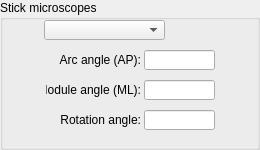
  <widget class="QGroupBox" name="Microscopes">
   <property name="geometry">
    <rect>
     <x>260</x>
     <y>520</y>
     <width>260</width>
     <height>150</height>
    </rect>
   </property>
   <property name="title">
    <string>Stick microscopes</string>
   </property>
   <widget class="QLabel" name="label_89">
    <property name="geometry">
     <rect>
      <x>46</x>
      <y>80</y>
      <width>95</width>
      <height>20</height>
     </rect>
    </property>
    <property name="sizePolicy">
     <sizepolicy hsizetype="Expanding" vsizetype="Expanding">
      <horstretch>0</horstretch>
      <verstretch>0</verstretch>
     </sizepolicy>
    </property>
    <property name="text">
     <string>Module angle (ML):</string>
    </property>
    <property name="textFormat">
     <enum>Qt::AutoText</enum>
    </property>
    <property name="alignment">
     <set>Qt::AlignRight|Qt::AlignTrailing|Qt::AlignVCenter</set>
    </property>
   </widget>
   <widget class="QComboBox" name="StickMicroscopes">
    <property name="geometry">
     <rect>
      <x>44</x>
      <y>20</y>
      <width>121</width>
      <height>20</height>
     </rect>
    </property>
    <property name="sizePolicy">
     <sizepolicy hsizetype="Expanding" vsizetype="Expanding">
      <horstretch>0</horstretch>
      <verstretch>0</verstretch>
     </sizepolicy>
    </property>
    <property name="statusTip">
     <string notr="true"/>
    </property>
    <property name="editable">
     <bool>false</bool>
    </property>
    <property name="currentIndex">
     <number>-1</number>
    </property>
    <property name="maxVisibleItems">
     <number>36</number>
    </property>
    <property name="sizeAdjustPolicy">
     <enum>QComboBox::AdjustToMinimumContentsLengthWithIcon</enum>
    </property>
   </widget>
   <widget class="QLabel" name="label_90">
    <property name="geometry">
     <rect>
      <x>50</x>
      <y>50</y>
      <width>91</width>
      <height>20</height>
     </rect>
    </property>
    <property name="sizePolicy">
     <sizepolicy hsizetype="Expanding" vsizetype="Expanding">
      <horstretch>0</horstretch>
      <verstretch>0</verstretch>
     </sizepolicy>
    </property>
    <property name="text">
     <string>Arc angle (AP):</string>
    </property>
    <property name="textFormat">
     <enum>Qt::AutoText</enum>
    </property>
    <property name="alignment">
     <set>Qt::AlignRight|Qt::AlignTrailing|Qt::AlignVCenter</set>
    </property>
   </widget>
   <widget class="QLineEdit" name="Stick_ModuleAngle">
    <property name="geometry">
     <rect>
      <x>144</x>
      <y>80</y>
      <width>71</width>
      <height>20</height>
     </rect>
    </property>
    <property name="sizePolicy">
     <sizepolicy hsizetype="Expanding" vsizetype="Expanding">
      <horstretch>0</horstretch>
      <verstretch>0</verstretch>
     </sizepolicy>
    </property>
    <property name="text">
     <string/>
    </property>
   </widget>
   <widget class="QLineEdit" name="Stick_ArcAngle">
    <property name="geometry">
     <rect>
      <x>144</x>
      <y>50</y>
      <width>71</width>
      <height>20</height>
     </rect>
    </property>
    <property name="sizePolicy">
     <sizepolicy hsizetype="Expanding" vsizetype="Expanding">
      <horstretch>0</horstretch>
      <verstretch>0</verstretch>
     </sizepolicy>
    </property>
    <property name="text">
     <string/>
    </property>
   </widget>
   <widget class="QLabel" name="label_88">
    <property name="geometry">
     <rect>
      <x>50</x>
      <y>110</y>
      <width>91</width>
      <height>20</height>
     </rect>
    </property>
    <property name="sizePolicy">
     <sizepolicy hsizetype="Expanding" vsizetype="Expanding">
      <horstretch>0</horstretch>
      <verstretch>0</verstretch>
     </sizepolicy>
    </property>
    <property name="text">
     <string>Rotation angle:</string>
    </property>
    <property name="textFormat">
     <enum>Qt::AutoText</enum>
    </property>
    <property name="alignment">
     <set>Qt::AlignRight|Qt::AlignTrailing|Qt::AlignVCenter</set>
    </property>
   </widget>
   <widget class="QLineEdit" name="Stick_RotationAngle">
    <property name="geometry">
     <rect>
      <x>144</x>
      <y>110</y>
      <width>71</width>
      <height>20</height>
     </rect>
    </property>
    <property name="sizePolicy">
     <sizepolicy hsizetype="Expanding" vsizetype="Expanding">
      <horstretch>0</horstretch>
      <verstretch>0</verstretch>
     </sizepolicy>
    </property>
    <property name="text">
     <string/>
    </property>
   </widget>
  </widget>
